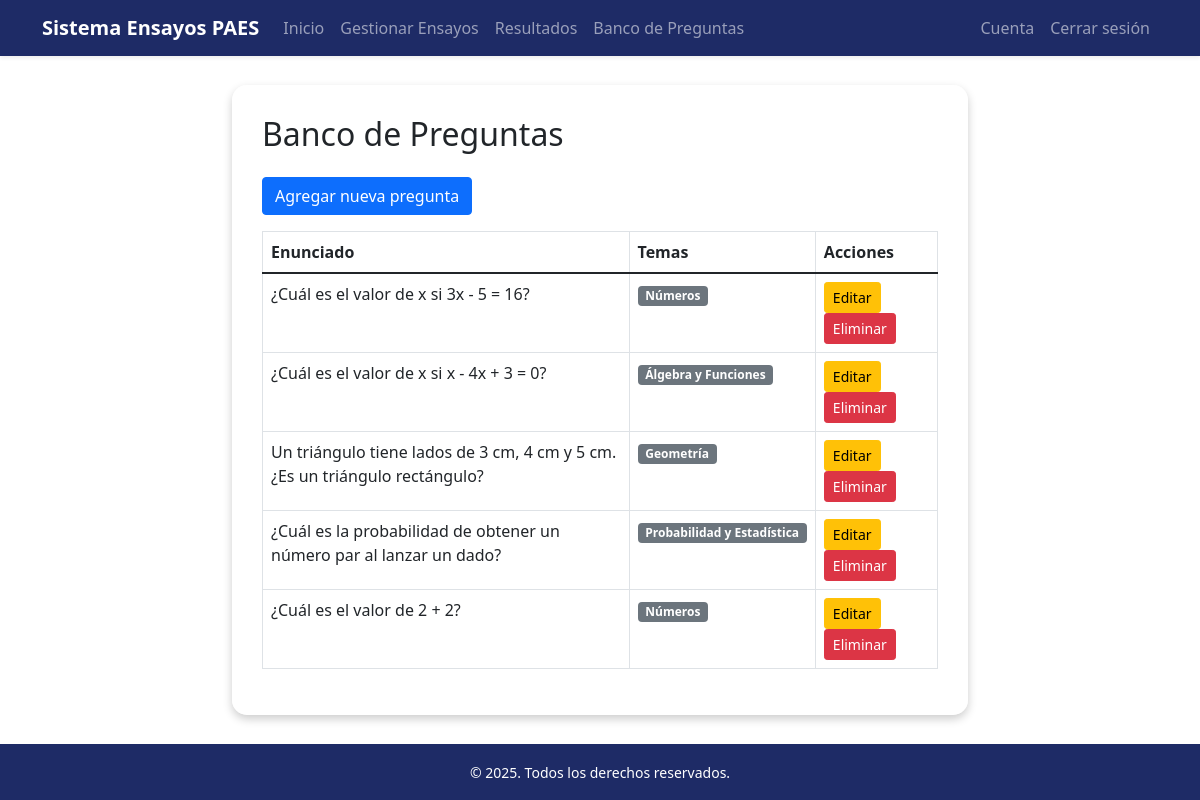
Page /docente/preguntas/ on the earlier database version.
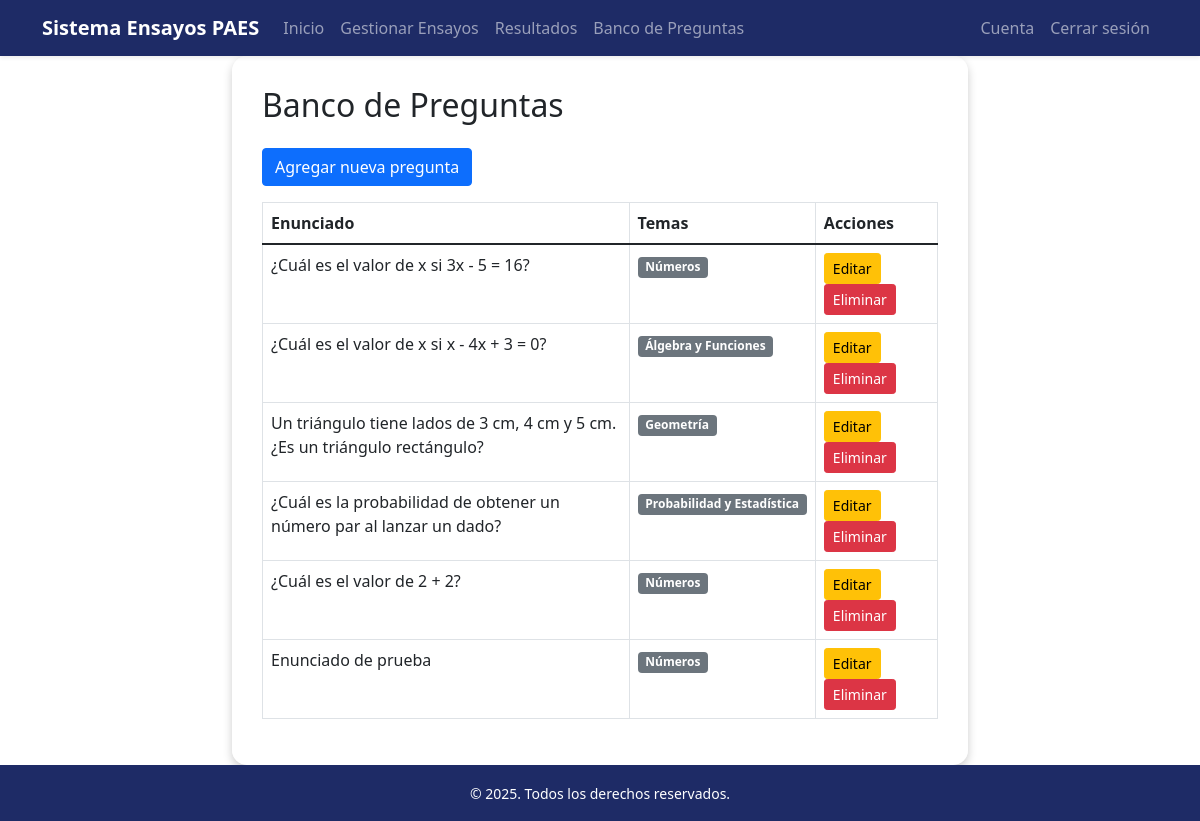
Same page on the later database version.
### AutoridadDocente/models.py (models this page shows, shortened)
class Pregunta(models.Model):
    enunciado = models.TextField()
    opciones = models.JSONField()
    respuesta_correcta = models.CharField(max_length=1)
    temas = models.ManyToManyField(Tema)

class Tema(models.Model):
    nombre = models.CharField(max_length=100)

### AutoridadDocente/views.py (the view)
# urls.py: path('preguntas/', views.listar_preguntas, name='listar_preguntas'),
def listar_preguntas(request):
    preguntas = Pregunta.objects.all()
    return render(request, 'preguntas/listar.html', {'preguntas': preguntas})

### AutoridadDocente/templates/preguntas/listar.html
{% extends 'base_docente.html' %}
{% block navegacion %}
<li class="nav-item"><a class="nav-link" href="{% url 'docente_index' %}">Inicio</a></li>
<li class="nav-item"><a class="nav-link" href="{% url 'listar_ensayos' %}">Gestionar Ensayos</a></li>
<li class="nav-item"><a class="nav-link" href="{% url 'resultados_docente' %}">Resultados</a></li>
<li class="nav-item"><a class="nav-link" href="{% url 'listar_preguntas' %}">Banco de Preguntas</a></li>
{% endblock %}
{% block cuenta-atras %}
<li class="nav-item"><a class="nav-link" href="{% url 'cuenta_docente' %}">Cuenta</a></li>
<li class="nav-item"><a href="{% url 'logout' %}" class="nav-link">Cerrar sesión</a></li>
{% endblock %}
{% block content %}
<h2 class="mb-4">Banco de Preguntas</h2>
<a href="{% url 'crear_pregunta' %}" class="btn btn-primary mb-3">Agregar nueva pregunta</a>
<table class="table table-bordered">
    <thead>
        <tr>
            <th>Enunciado</th>
            <th>Temas</th>
            <th>Acciones</th>
        </tr>
    </thead>
    <tbody>
        {% for pregunta in preguntas %}
        <tr>
            <td>{{ pregunta.enunciado|truncatechars:100 }}</td>
            <td>
                {% for tema in pregunta.temas.all %}
                    <span class="badge bg-secondary">{{ tema.nombre }}</span>
                {% endfor %}
            </td>
            <td>
                <a href="{% url 'editar_pregunta' pregunta.id %}" class="btn btn-sm btn-warning">Editar</a>
                <a href="{% url 'eliminar_pregunta' pregunta.id %}" class="btn btn-sm btn-danger">Eliminar</a>
            </td>
        </tr>
        {% empty %}
        <tr><td colspan="3">No hay preguntas registradas.</td></tr>
        {% endfor %}
    </tbody>
</table>
{% endblock %}

Differences in the rows shown:
added Pregunta: enunciado "Enunciado de prueba", Tema (nombre "Números")
